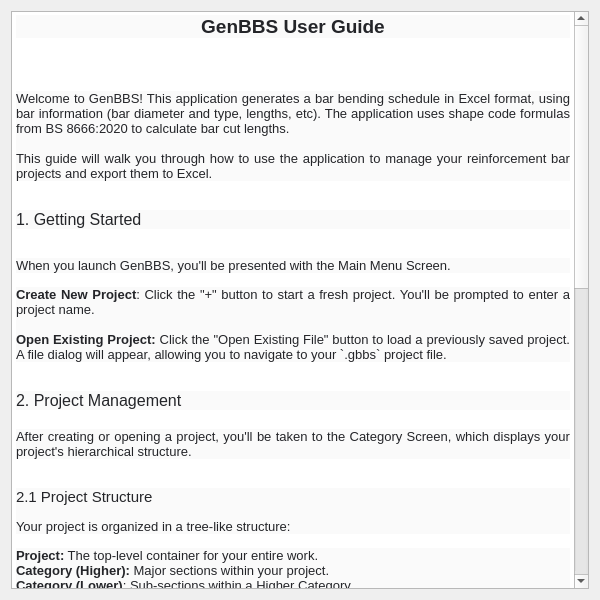
<?xml version="1.0" encoding="UTF-8"?>
<ui version="4.0">
 <class>helpDialog</class>
 <widget class="QWidget" name="helpDialog">
  <property name="geometry">
   <rect>
    <x>0</x>
    <y>0</y>
    <width>600</width>
    <height>600</height>
   </rect>
  </property>
  <property name="sizePolicy">
   <sizepolicy hsizetype="Minimum" vsizetype="Minimum">
    <horstretch>0</horstretch>
    <verstretch>0</verstretch>
   </sizepolicy>
  </property>
  <property name="minimumSize">
   <size>
    <width>600</width>
    <height>600</height>
   </size>
  </property>
  <property name="font">
   <font>
    <family>Segoe UI</family>
   </font>
  </property>
  <property name="windowTitle">
   <string>Settings</string>
  </property>
  <property name="windowIcon">
   <iconset theme="QIcon::ThemeIcon::DocumentProperties"/>
  </property>
  <layout class="QHBoxLayout" name="horizontalLayout">
   <item>
    <widget class="QTextBrowser" name="textBrowser">
     <property name="html">
      <string>&lt;!DOCTYPE HTML PUBLIC &quot;-//W3C//DTD HTML 4.0//EN&quot; &quot;http://www.w3.org/TR/REC-html40/strict.dtd&quot;&gt;
&lt;html&gt;&lt;head&gt;&lt;meta name=&quot;qrichtext&quot; content=&quot;1&quot; /&gt;&lt;meta charset=&quot;utf-8&quot; /&gt;&lt;style type=&quot;text/css&quot;&gt;
p, li { white-space: pre-wrap; }
hr { height: 1px; border-width: 0; }
li.unchecked::marker { content: &quot;\2610&quot;; }
li.checked::marker { content: &quot;\2612&quot;; }
&lt;/style&gt;&lt;/head&gt;&lt;body style=&quot; font-family:'Segoe UI'; font-size:9pt; font-weight:400; font-style:normal;&quot;&gt;
&lt;p align=&quot;center&quot; style=&quot; margin-top:0px; margin-bottom:0px; margin-left:0px; margin-right:0px; -qt-block-indent:0; text-indent:0px; line-height:22px; background-color:#fafafa;&quot;&gt;&lt;span style=&quot; font-family:'JetBrains Mono','Consolas','Courier New','monospace'; font-size:14pt; font-weight:700; color:#242529;&quot;&gt;GenBBS User Guide&lt;/span&gt;&lt;/p&gt;
&lt;p align=&quot;center&quot; style=&quot;-qt-paragraph-type:empty; margin-top:0px; margin-bottom:0px; margin-left:0px; margin-right:0px; -qt-block-indent:0; text-indent:0px; font-size:14pt; font-weight:700;&quot;&gt;&lt;br /&gt;&lt;/p&gt;
&lt;p align=&quot;center&quot; style=&quot; margin-top:0px; margin-bottom:0px; margin-left:0px; margin-right:0px; -qt-block-indent:0; text-indent:0px;&quot;&gt;&lt;img src=&quot;:/images/GenBBS Logo.png&quot; /&gt;&lt;span style=&quot; font-family:'JetBrains Mono','Consolas','Courier New','monospace'; font-size:13px; color:#242529;&quot;&gt;&lt;br /&gt;&lt;/span&gt;&lt;/p&gt;
&lt;p align=&quot;justify&quot; style=&quot; margin-top:0px; margin-bottom:0px; margin-left:0px; margin-right:0px; -qt-block-indent:0; text-indent:0px; background-color:#fafafa;&quot;&gt;&lt;span style=&quot; font-family:'JetBrains Mono','Consolas','Courier New','monospace'; font-size:13px; color:#242529;&quot;&gt;Welcome to GenBBS! This application generates a bar bending schedule in Excel format, using bar information (bar diameter and type, lengths, etc). The application uses shape code formulas from BS 8666:2020 to calculate bar cut lengths.&lt;/span&gt;&lt;/p&gt;
&lt;p align=&quot;justify&quot; style=&quot;-qt-paragraph-type:empty; margin-top:0px; margin-bottom:0px; margin-left:0px; margin-right:0px; -qt-block-indent:0; text-indent:0px; font-family:'JetBrains Mono','Consolas','Courier New','monospace'; font-size:13px; color:#242529; background-color:#fafafa;&quot;&gt;&lt;br /&gt;&lt;/p&gt;
&lt;p align=&quot;justify&quot; style=&quot; margin-top:0px; margin-bottom:0px; margin-left:0px; margin-right:0px; -qt-block-indent:0; text-indent:0px; background-color:#fafafa;&quot;&gt;&lt;span style=&quot; font-family:'JetBrains Mono','Consolas','Courier New','monospace'; font-size:13px; color:#242529;&quot;&gt;This guide will walk you through how to use the application to manage your reinforcement bar projects and export them to Excel.&lt;/span&gt;&lt;/p&gt;
&lt;p align=&quot;justify&quot; style=&quot; margin-top:0px; margin-bottom:0px; margin-left:0px; margin-right:0px; -qt-block-indent:0; text-indent:0px;&quot;&gt;&lt;span style=&quot; font-family:'JetBrains Mono','Consolas','Courier New','monospace'; font-size:13px; color:#242529;&quot;&gt;&lt;br /&gt;&lt;/span&gt;&lt;/p&gt;
&lt;p align=&quot;justify&quot; style=&quot; margin-top:0px; margin-bottom:0px; margin-left:0px; margin-right:0px; -qt-block-indent:0; text-indent:0px; background-color:#fafafa;&quot;&gt;&lt;span style=&quot; font-family:'JetBrains Mono','Consolas','Courier New','monospace'; font-size:12pt; color:#242529;&quot;&gt;1. Getting Started&lt;/span&gt;&lt;/p&gt;
&lt;p align=&quot;justify&quot; style=&quot; margin-top:0px; margin-bottom:0px; margin-left:0px; margin-right:0px; -qt-block-indent:0; text-indent:0px;&quot;&gt;&lt;span style=&quot; font-family:'JetBrains Mono','Consolas','Courier New','monospace'; font-size:13px; color:#242529;&quot;&gt;&lt;br /&gt;&lt;/span&gt;&lt;/p&gt;
&lt;p align=&quot;justify&quot; style=&quot; margin-top:0px; margin-bottom:0px; margin-left:0px; margin-right:0px; -qt-block-indent:0; text-indent:0px; background-color:#fafafa;&quot;&gt;&lt;span style=&quot; font-family:'JetBrains Mono','Consolas','Courier New','monospace'; font-size:13px; color:#242529;&quot;&gt;When you launch GenBBS, you'll be presented with the Main Menu Screen.&lt;/span&gt;&lt;/p&gt;
&lt;p align=&quot;justify&quot; style=&quot;-qt-paragraph-type:empty; margin-top:0px; margin-bottom:0px; margin-left:0px; margin-right:0px; -qt-block-indent:0; text-indent:0px;&quot;&gt;&lt;br /&gt;&lt;/p&gt;
&lt;p align=&quot;justify&quot; style=&quot; margin-top:0px; margin-bottom:0px; margin-left:0px; margin-right:0px; -qt-block-indent:0; text-indent:0px; background-color:#fafafa;&quot;&gt;&lt;span style=&quot; font-family:'JetBrains Mono','Consolas','Courier New','monospace'; font-size:13px; font-weight:700; color:#242529;&quot;&gt;Create New Project&lt;/span&gt;&lt;span style=&quot; font-family:'JetBrains Mono','Consolas','Courier New','monospace'; font-size:13px; color:#242529;&quot;&gt;: Click the &amp;quot;+&amp;quot; button to start a fresh project. You'll be prompted to enter a project name.&lt;/span&gt;&lt;/p&gt;
&lt;p align=&quot;justify&quot; style=&quot;-qt-paragraph-type:empty; margin-top:0px; margin-bottom:0px; margin-left:0px; margin-right:0px; -qt-block-indent:0; text-indent:0px; font-family:'JetBrains Mono','Consolas','Courier New','monospace'; font-size:13px; color:#242529; background-color:#fafafa;&quot;&gt;&lt;br /&gt;&lt;/p&gt;
&lt;p align=&quot;justify&quot; style=&quot; margin-top:0px; margin-bottom:0px; margin-left:0px; margin-right:0px; -qt-block-indent:0; text-indent:0px; background-color:#fafafa;&quot;&gt;&lt;span style=&quot; font-family:'JetBrains Mono','Consolas','Courier New','monospace'; font-size:13px; font-weight:700; color:#242529;&quot;&gt;Open Existing Project:&lt;/span&gt;&lt;span style=&quot; font-family:'JetBrains Mono','Consolas','Courier New','monospace'; font-size:13px; color:#242529;&quot;&gt; Click the &amp;quot;Open Existing File&amp;quot; button to load a previously saved project. A file dialog will appear, allowing you to navigate to your `.gbbs` project file.&lt;/span&gt;&lt;/p&gt;
&lt;p align=&quot;justify&quot; style=&quot; margin-top:0px; margin-bottom:0px; margin-left:0px; margin-right:0px; -qt-block-indent:0; text-indent:0px;&quot;&gt;&lt;span style=&quot; font-family:'JetBrains Mono','Consolas','Courier New','monospace'; font-size:13px; color:#242529;&quot;&gt;&lt;br /&gt;&lt;/span&gt;&lt;/p&gt;
&lt;p align=&quot;justify&quot; style=&quot; margin-top:0px; margin-bottom:0px; margin-left:0px; margin-right:0px; -qt-block-indent:0; text-indent:0px; background-color:#fafafa;&quot;&gt;&lt;span style=&quot; font-family:'JetBrains Mono','Consolas','Courier New','monospace'; font-size:12pt; color:#242529;&quot;&gt;2. Project Management&lt;/span&gt;&lt;/p&gt;
&lt;p align=&quot;justify&quot; style=&quot;-qt-paragraph-type:empty; margin-top:0px; margin-bottom:0px; margin-left:0px; margin-right:0px; -qt-block-indent:0; text-indent:0px; font-size:12pt;&quot;&gt;&lt;br /&gt;&lt;/p&gt;
&lt;p align=&quot;justify&quot; style=&quot; margin-top:0px; margin-bottom:0px; margin-left:0px; margin-right:0px; -qt-block-indent:0; text-indent:0px; background-color:#fafafa;&quot;&gt;&lt;span style=&quot; font-family:'JetBrains Mono','Consolas','Courier New','monospace'; font-size:13px; color:#242529;&quot;&gt;After creating or opening a project, you'll be taken to the Category Screen, which displays your project's hierarchical structure.&lt;/span&gt;&lt;/p&gt;
&lt;p align=&quot;justify&quot; style=&quot; margin-top:0px; margin-bottom:0px; margin-left:0px; margin-right:0px; -qt-block-indent:0; text-indent:0px;&quot;&gt;&lt;span style=&quot; font-family:'JetBrains Mono','Consolas','Courier New','monospace'; font-size:13px; color:#242529;&quot;&gt;&lt;br /&gt;&lt;/span&gt;&lt;/p&gt;
&lt;p align=&quot;justify&quot; style=&quot; margin-top:0px; margin-bottom:0px; margin-left:0px; margin-right:0px; -qt-block-indent:0; text-indent:0px; background-color:#fafafa;&quot;&gt;&lt;span style=&quot; font-family:'JetBrains Mono','Consolas','Courier New','monospace'; font-size:11pt; color:#242529;&quot;&gt;2.1 Project Structure&lt;br /&gt;&lt;/span&gt;&lt;/p&gt;
&lt;p align=&quot;justify&quot; style=&quot; margin-top:0px; margin-bottom:0px; margin-left:0px; margin-right:0px; -qt-block-indent:0; text-indent:0px; background-color:#fafafa;&quot;&gt;&lt;span style=&quot; font-family:'JetBrains Mono','Consolas','Courier New','monospace'; font-size:13px; color:#242529;&quot;&gt;Your project is organized in a tree-like structure:&lt;/span&gt;&lt;/p&gt;
&lt;p align=&quot;justify&quot; style=&quot;-qt-paragraph-type:empty; margin-top:0px; margin-bottom:0px; margin-left:0px; margin-right:0px; -qt-block-indent:0; text-indent:0px;&quot;&gt;&lt;br /&gt;&lt;/p&gt;
&lt;p align=&quot;justify&quot; style=&quot; margin-top:0px; margin-bottom:0px; margin-left:0px; margin-right:0px; -qt-block-indent:0; text-indent:0px; background-color:#fafafa;&quot;&gt;&lt;span style=&quot; font-family:'JetBrains Mono','Consolas','Courier New','monospace'; font-size:13px; font-weight:700; color:#242529;&quot;&gt;Project:&lt;/span&gt;&lt;span style=&quot; font-family:'JetBrains Mono','Consolas','Courier New','monospace'; font-size:13px; color:#242529;&quot;&gt; The top-level container for your entire work.&lt;/span&gt;&lt;/p&gt;
&lt;p align=&quot;justify&quot; style=&quot; margin-top:0px; margin-bottom:0px; margin-left:0px; margin-right:0px; -qt-block-indent:0; text-indent:0px; background-color:#fafafa;&quot;&gt;&lt;span style=&quot; font-family:'JetBrains Mono','Consolas','Courier New','monospace'; font-size:13px; font-weight:700; color:#242529;&quot;&gt;Category (Higher):&lt;/span&gt;&lt;span style=&quot; font-family:'JetBrains Mono','Consolas','Courier New','monospace'; font-size:13px; color:#242529;&quot;&gt; Major sections within your project.&lt;/span&gt;&lt;/p&gt;
&lt;p align=&quot;justify&quot; style=&quot; margin-top:0px; margin-bottom:0px; margin-left:0px; margin-right:0px; -qt-block-indent:0; text-indent:0px; background-color:#fafafa;&quot;&gt;&lt;span style=&quot; font-family:'JetBrains Mono','Consolas','Courier New','monospace'; font-size:13px; font-weight:700; color:#242529;&quot;&gt;Category (Lower)&lt;/span&gt;&lt;span style=&quot; font-family:'JetBrains Mono','Consolas','Courier New','monospace'; font-size:13px; color:#242529;&quot;&gt;: Sub-sections within a Higher Category.&lt;/span&gt;&lt;/p&gt;
&lt;p align=&quot;justify&quot; style=&quot; margin-top:0px; margin-bottom:0px; margin-left:0px; margin-right:0px; -qt-block-indent:0; text-indent:0px; background-color:#fafafa;&quot;&gt;&lt;span style=&quot; font-family:'JetBrains Mono','Consolas','Courier New','monospace'; font-size:13px; font-weight:700; color:#242529;&quot;&gt;Element:&lt;/span&gt;&lt;span style=&quot; font-family:'JetBrains Mono','Consolas','Courier New','monospace'; font-size:13px; color:#242529;&quot;&gt; Specific components or parts that contain reinforcement bars.&lt;/span&gt;&lt;/p&gt;
&lt;p align=&quot;justify&quot; style=&quot;-qt-paragraph-type:empty; margin-top:0px; margin-bottom:0px; margin-left:0px; margin-right:0px; -qt-block-indent:0; text-indent:0px;&quot;&gt;&lt;br /&gt;&lt;/p&gt;
&lt;p align=&quot;justify&quot; style=&quot; margin-top:0px; margin-bottom:0px; margin-left:0px; margin-right:0px; -qt-block-indent:0; text-indent:0px; background-color:#fafafa;&quot;&gt;&lt;span style=&quot; font-family:'JetBrains Mono','Consolas','Courier New','monospace'; font-size:11pt; color:#242529;&quot;&gt;2.2 Navigating the Project Tree&lt;/span&gt;&lt;span style=&quot; font-family:'JetBrains Mono','Consolas','Courier New','monospace'; font-size:13px; color:#242529;&quot;&gt;&lt;br /&gt;&lt;/span&gt;&lt;/p&gt;
&lt;p align=&quot;justify&quot; style=&quot; margin-top:0px; margin-bottom:0px; margin-left:0px; margin-right:0px; -qt-block-indent:0; text-indent:0px; background-color:#fafafa;&quot;&gt;&lt;span style=&quot; font-family:'JetBrains Mono','Consolas','Courier New','monospace'; font-size:13px; color:#242529;&quot;&gt;The left panel displays your project's hierarchy. Click on any item (Project, Category, Element) to select it. Double-clicking an Element will take you to the Reinforcement Screen for that specific element.&lt;/span&gt;&lt;/p&gt;
&lt;p align=&quot;justify&quot; style=&quot; margin-top:0px; margin-bottom:0px; margin-left:0px; margin-right:0px; -qt-block-indent:0; text-indent:0px;&quot;&gt;&lt;span style=&quot; font-family:'JetBrains Mono','Consolas','Courier New','monospace'; font-size:13px; color:#242529;&quot;&gt;&lt;br /&gt;&lt;/span&gt;&lt;/p&gt;
&lt;p align=&quot;justify&quot; style=&quot; margin-top:0px; margin-bottom:0px; margin-left:0px; margin-right:0px; -qt-block-indent:0; text-indent:0px; background-color:#fafafa;&quot;&gt;&lt;span style=&quot; font-family:'JetBrains Mono','Consolas','Courier New','monospace'; font-size:11pt; color:#242529;&quot;&gt;2.3 Adding Items&lt;/span&gt;&lt;/p&gt;
&lt;p align=&quot;justify&quot; style=&quot;-qt-paragraph-type:empty; margin-top:0px; margin-bottom:0px; margin-left:0px; margin-right:0px; -qt-block-indent:0; text-indent:0px;&quot;&gt;&lt;br /&gt;&lt;/p&gt;
&lt;p align=&quot;justify&quot; style=&quot; margin-top:0px; margin-bottom:0px; margin-left:0px; margin-right:0px; -qt-block-indent:0; text-indent:0px; background-color:#fafafa;&quot;&gt;&lt;span style=&quot; font-family:'JetBrains Mono','Consolas','Courier New','monospace'; font-size:13px; font-weight:700; color:#242529;&quot;&gt;1. Select a Parent:&lt;/span&gt;&lt;span style=&quot; font-family:'JetBrains Mono','Consolas','Courier New','monospace'; font-size:13px; color:#242529;&quot;&gt; Click on the item in the tree where you want to add a new sub-item.&lt;/span&gt;&lt;/p&gt;
&lt;p align=&quot;justify&quot; style=&quot;-qt-paragraph-type:empty; margin-top:0px; margin-bottom:0px; margin-left:0px; margin-right:0px; -qt-block-indent:0; text-indent:0px; font-family:'JetBrains Mono','Consolas','Courier New','monospace'; font-size:13px; color:#242529; background-color:#fafafa;&quot;&gt;&lt;br /&gt;&lt;/p&gt;
&lt;p align=&quot;justify&quot; style=&quot; margin-top:0px; margin-bottom:0px; margin-left:0px; margin-right:0px; -qt-block-indent:0; text-indent:0px; background-color:#fafafa;&quot;&gt;&lt;span style=&quot; font-family:'JetBrains Mono','Consolas','Courier New','monospace'; font-size:13px; color:#242529;&quot;&gt;    *   To add a Category, select the Project or another Category (Higher).&lt;/span&gt;&lt;/p&gt;
&lt;p align=&quot;justify&quot; style=&quot; margin-top:0px; margin-bottom:0px; margin-left:0px; margin-right:0px; -qt-block-indent:0; text-indent:0px; background-color:#fafafa;&quot;&gt;&lt;span style=&quot; font-family:'JetBrains Mono','Consolas','Courier New','monospace'; font-size:13px; color:#242529;&quot;&gt;    *   To add an Element, select a Category that does not contain any sub-categories.&lt;/span&gt;&lt;/p&gt;
&lt;p align=&quot;justify&quot; style=&quot;-qt-paragraph-type:empty; margin-top:0px; margin-bottom:0px; margin-left:0px; margin-right:0px; -qt-block-indent:0; text-indent:0px; font-family:'JetBrains Mono','Consolas','Courier New','monospace'; font-size:13px; color:#242529; background-color:#fafafa;&quot;&gt;&lt;br /&gt;&lt;/p&gt;
&lt;p align=&quot;justify&quot; style=&quot; margin-top:0px; margin-bottom:0px; margin-left:0px; margin-right:0px; -qt-block-indent:0; text-indent:0px; background-color:#fafafa;&quot;&gt;&lt;span style=&quot; font-family:'JetBrains Mono','Consolas','Courier New','monospace'; font-size:13px; font-weight:700; color:#242529;&quot;&gt;2. Enter Name/Quantity:&lt;/span&gt;&lt;/p&gt;
&lt;p align=&quot;justify&quot; style=&quot;-qt-paragraph-type:empty; margin-top:0px; margin-bottom:0px; margin-left:0px; margin-right:0px; -qt-block-indent:0; text-indent:0px; font-family:'JetBrains Mono','Consolas','Courier New','monospace'; font-size:13px; font-weight:700; color:#242529; background-color:#fafafa;&quot;&gt;&lt;br /&gt;&lt;/p&gt;
&lt;p align=&quot;justify&quot; style=&quot; margin-top:0px; margin-bottom:0px; margin-left:0px; margin-right:0px; -qt-block-indent:0; text-indent:0px; background-color:#fafafa;&quot;&gt;&lt;span style=&quot; font-family:'JetBrains Mono','Consolas','Courier New','monospace'; font-size:13px; color:#242529;&quot;&gt;    *   For Categories: Type the name of the new category into the &amp;quot;Add Sub-Category&amp;quot; input field.&lt;/span&gt;&lt;/p&gt;
&lt;p align=&quot;justify&quot; style=&quot; margin-top:0px; margin-bottom:0px; margin-left:0px; margin-right:0px; -qt-block-indent:0; text-indent:0px; background-color:#fafafa;&quot;&gt;&lt;span style=&quot; font-family:'JetBrains Mono','Consolas','Courier New','monospace'; font-size:13px; color:#242529;&quot;&gt;    *   For Elements: Type the name of the new element into the &amp;quot;Add Element&amp;quot; input field and its quantity into the &amp;quot;Element Quantity&amp;quot; field.&lt;/span&gt;&lt;/p&gt;
&lt;p align=&quot;justify&quot; style=&quot;-qt-paragraph-type:empty; margin-top:0px; margin-bottom:0px; margin-left:0px; margin-right:0px; -qt-block-indent:0; text-indent:0px; font-family:'JetBrains Mono','Consolas','Courier New','monospace'; font-size:13px; color:#242529; background-color:#fafafa;&quot;&gt;&lt;br /&gt;&lt;/p&gt;
&lt;p align=&quot;justify&quot; style=&quot; margin-top:0px; margin-bottom:0px; margin-left:0px; margin-right:0px; -qt-block-indent:0; text-indent:0px; background-color:#fafafa;&quot;&gt;&lt;span style=&quot; font-family:'JetBrains Mono','Consolas','Courier New','monospace'; font-size:13px; font-weight:700; color:#242529;&quot;&gt;3. Click Create:&lt;/span&gt;&lt;span style=&quot; font-family:'JetBrains Mono','Consolas','Courier New','monospace'; font-size:13px; color:#242529;&quot;&gt; Click the corresponding &amp;quot;Create&amp;quot; button (e.g., &amp;quot;Create Sub-Category&amp;quot; or &amp;quot;Create Element&amp;quot;).&lt;/span&gt;&lt;/p&gt;
&lt;p align=&quot;justify&quot; style=&quot;-qt-paragraph-type:empty; margin-top:0px; margin-bottom:0px; margin-left:0px; margin-right:0px; -qt-block-indent:0; text-indent:0px;&quot;&gt;&lt;br /&gt;&lt;/p&gt;
&lt;p align=&quot;justify&quot; style=&quot; margin-top:0px; margin-bottom:0px; margin-left:0px; margin-right:0px; -qt-block-indent:0; text-indent:0px;&quot;&gt;&lt;span style=&quot; font-family:'JetBrains Mono','Consolas','Courier New','monospace'; font-size:13px; color:#242529;&quot;&gt;&lt;br /&gt;&lt;/span&gt;&lt;span style=&quot; font-family:'JetBrains Mono','Consolas','Courier New','monospace'; font-size:11pt; color:#242529;&quot;&gt;2.4 Deleting Items&lt;/span&gt;&lt;span style=&quot; font-family:'JetBrains Mono','Consolas','Courier New','monospace'; font-size:13px; color:#242529;&quot;&gt;&lt;br /&gt;&lt;/span&gt;&lt;/p&gt;
&lt;p align=&quot;justify&quot; style=&quot; margin-top:0px; margin-bottom:0px; margin-left:0px; margin-right:0px; -qt-block-indent:0; text-indent:0px; background-color:#fafafa;&quot;&gt;&lt;span style=&quot; font-family:'JetBrains Mono','Consolas','Courier New','monospace'; font-size:13px; font-weight:700; color:#242529;&quot;&gt;1.  Select Item:&lt;/span&gt;&lt;span style=&quot; font-family:'JetBrains Mono','Consolas','Courier New','monospace'; font-size:13px; color:#242529;&quot;&gt; Click on the item you wish to delete in the project tree.&lt;/span&gt;&lt;/p&gt;
&lt;p align=&quot;justify&quot; style=&quot;-qt-paragraph-type:empty; margin-top:0px; margin-bottom:0px; margin-left:0px; margin-right:0px; -qt-block-indent:0; text-indent:0px; font-family:'JetBrains Mono','Consolas','Courier New','monospace'; font-size:13px; color:#242529; background-color:#fafafa;&quot;&gt;&lt;br /&gt;&lt;/p&gt;
&lt;p align=&quot;justify&quot; style=&quot; margin-top:0px; margin-bottom:0px; margin-left:0px; margin-right:0px; -qt-block-indent:0; text-indent:0px; background-color:#fafafa;&quot;&gt;&lt;span style=&quot; font-family:'JetBrains Mono','Consolas','Courier New','monospace'; font-size:13px; font-weight:700; color:#242529;&quot;&gt;2. Click Delete:&lt;/span&gt;&lt;span style=&quot; font-family:'JetBrains Mono','Consolas','Courier New','monospace'; font-size:13px; color:#242529;&quot;&gt; Click the button with a Waste Basket Icon. A confirmation dialog will appear.&lt;/span&gt;&lt;/p&gt;
&lt;p align=&quot;justify&quot; style=&quot;-qt-paragraph-type:empty; margin-top:0px; margin-bottom:0px; margin-left:0px; margin-right:0px; -qt-block-indent:0; text-indent:0px; font-family:'JetBrains Mono','Consolas','Courier New','monospace'; font-size:13px; color:#242529; background-color:#fafafa;&quot;&gt;&lt;br /&gt;&lt;/p&gt;
&lt;p align=&quot;justify&quot; style=&quot; margin-top:0px; margin-bottom:0px; margin-left:0px; margin-right:0px; -qt-block-indent:0; text-indent:0px; background-color:#fafafa;&quot;&gt;&lt;span style=&quot; font-family:'JetBrains Mono','Consolas','Courier New','monospace'; font-size:13px; font-weight:700; color:#242529;&quot;&gt;3.  Confirm:&lt;/span&gt;&lt;span style=&quot; font-family:'JetBrains Mono','Consolas','Courier New','monospace'; font-size:13px; color:#242529;&quot;&gt; Click &amp;quot;Yes&amp;quot; to permanently delete the item and all its contents. (Note: You cannot delete the root Project item).&lt;/span&gt;&lt;/p&gt;
&lt;p align=&quot;justify&quot; style=&quot; margin-top:0px; margin-bottom:0px; margin-left:0px; margin-right:0px; -qt-block-indent:0; text-indent:0px;&quot;&gt;&lt;span style=&quot; font-family:'JetBrains Mono','Consolas','Courier New','monospace'; font-size:13px; color:#242529;&quot;&gt;&lt;br /&gt;&lt;/span&gt;&lt;/p&gt;
&lt;p align=&quot;justify&quot; style=&quot; margin-top:0px; margin-bottom:0px; margin-left:0px; margin-right:0px; -qt-block-indent:0; text-indent:0px; background-color:#fafafa;&quot;&gt;&lt;span style=&quot; font-family:'JetBrains Mono','Consolas','Courier New','monospace'; font-size:11pt; color:#242529;&quot;&gt;2.5 Saving Your Project&lt;/span&gt;&lt;/p&gt;
&lt;p align=&quot;justify&quot; style=&quot;-qt-paragraph-type:empty; margin-top:0px; margin-bottom:0px; margin-left:0px; margin-right:0px; -qt-block-indent:0; text-indent:0px;&quot;&gt;&lt;br /&gt;&lt;/p&gt;
&lt;p align=&quot;justify&quot; style=&quot; margin-top:0px; margin-bottom:0px; margin-left:0px; margin-right:0px; -qt-block-indent:0; text-indent:0px; background-color:#fafafa;&quot;&gt;&lt;span style=&quot; font-family:'JetBrains Mono','Consolas','Courier New','monospace'; font-size:13px; font-weight:700; color:#242529;&quot;&gt;Save Button:&lt;/span&gt;&lt;span style=&quot; font-family:'JetBrains Mono','Consolas','Courier New','monospace'; font-size:13px; color:#242529;&quot;&gt; Click the &amp;quot;Save&amp;quot; button on the Category Screen to save your current project progress. If it's a new project, you'll be prompted to choose a file name and location.&lt;/span&gt;&lt;/p&gt;
&lt;p align=&quot;justify&quot; style=&quot;-qt-paragraph-type:empty; margin-top:0px; margin-bottom:0px; margin-left:0px; margin-right:0px; -qt-block-indent:0; text-indent:0px; font-family:'JetBrains Mono','Consolas','Courier New','monospace'; font-size:13px; color:#242529; background-color:#fafafa;&quot;&gt;&lt;br /&gt;&lt;/p&gt;
&lt;p align=&quot;justify&quot; style=&quot; margin-top:0px; margin-bottom:0px; margin-left:0px; margin-right:0px; -qt-block-indent:0; text-indent:0px; background-color:#fafafa;&quot;&gt;&lt;span style=&quot; font-family:'JetBrains Mono','Consolas','Courier New','monospace'; font-size:13px; font-weight:700; color:#242529;&quot;&gt;Automatic Prompt:&lt;/span&gt;&lt;span style=&quot; font-family:'JetBrains Mono','Consolas','Courier New','monospace'; font-size:13px; color:#242529;&quot;&gt; If you try to go back to the Main Menu or close the application with unsaved changes, you will be prompted to save your project.&lt;/span&gt;&lt;/p&gt;
&lt;p align=&quot;justify&quot; style=&quot; margin-top:0px; margin-bottom:0px; margin-left:0px; margin-right:0px; -qt-block-indent:0; text-indent:0px;&quot;&gt;&lt;span style=&quot; font-family:'JetBrains Mono','Consolas','Courier New','monospace'; font-size:13px; color:#242529;&quot;&gt;&lt;br /&gt;&lt;/span&gt;&lt;/p&gt;
&lt;p align=&quot;justify&quot; style=&quot; margin-top:0px; margin-bottom:0px; margin-left:0px; margin-right:0px; -qt-block-indent:0; text-indent:0px; background-color:#fafafa;&quot;&gt;&lt;span style=&quot; font-family:'JetBrains Mono','Consolas','Courier New','monospace'; font-size:12pt; color:#242529;&quot;&gt;3. Reinforcement Bar Details&lt;br /&gt;&lt;/span&gt;&lt;/p&gt;
&lt;p align=&quot;justify&quot; style=&quot; margin-top:0px; margin-bottom:0px; margin-left:0px; margin-right:0px; -qt-block-indent:0; text-indent:0px; background-color:#fafafa;&quot;&gt;&lt;span style=&quot; font-family:'JetBrains Mono','Consolas','Courier New','monospace'; font-size:13px; color:#242529;&quot;&gt;When you double-click an Element in the Category Screen, you'll enter the Reinforcement Screen for that element.&lt;/span&gt;&lt;/p&gt;
&lt;p align=&quot;justify&quot; style=&quot;-qt-paragraph-type:empty; margin-top:0px; margin-bottom:0px; margin-left:0px; margin-right:0px; -qt-block-indent:0; text-indent:0px;&quot;&gt;&lt;br /&gt;&lt;/p&gt;
&lt;p align=&quot;justify&quot; style=&quot; margin-top:0px; margin-bottom:0px; margin-left:0px; margin-right:0px; -qt-block-indent:0; text-indent:0px; background-color:#fafafa;&quot;&gt;&lt;span style=&quot; font-family:'JetBrains Mono','Consolas','Courier New','monospace'; font-size:11pt; color:#242529;&quot;&gt;3.1 Adding and Editing Bars&lt;/span&gt;&lt;span style=&quot; font-family:'JetBrains Mono','Consolas','Courier New','monospace'; font-size:13px; color:#242529;&quot;&gt;&lt;br /&gt;&lt;/span&gt;&lt;/p&gt;
&lt;p align=&quot;justify&quot; style=&quot; margin-top:0px; margin-bottom:0px; margin-left:0px; margin-right:0px; -qt-block-indent:0; text-indent:0px; background-color:#fafafa;&quot;&gt;&lt;span style=&quot; font-family:'JetBrains Mono','Consolas','Courier New','monospace'; font-size:13px; font-weight:700; color:#242529;&quot;&gt;Add New Bar:&lt;/span&gt;&lt;span style=&quot; font-family:'JetBrains Mono','Consolas','Courier New','monospace'; font-size:13px; color:#242529;&quot;&gt; Click the &amp;quot;Done&amp;quot; button to add a new reinforcement bar to the current element. A new row will appear in the table.&lt;/span&gt;&lt;/p&gt;
&lt;p align=&quot;justify&quot; style=&quot;-qt-paragraph-type:empty; margin-top:0px; margin-bottom:0px; margin-left:0px; margin-right:0px; -qt-block-indent:0; text-indent:0px; font-family:'JetBrains Mono','Consolas','Courier New','monospace'; font-size:13px; color:#242529; background-color:#fafafa;&quot;&gt;&lt;br /&gt;&lt;/p&gt;
&lt;p align=&quot;justify&quot; style=&quot; margin-top:0px; margin-bottom:0px; margin-left:0px; margin-right:0px; -qt-block-indent:0; text-indent:0px; background-color:#fafafa;&quot;&gt;&lt;span style=&quot; font-family:'JetBrains Mono','Consolas','Courier New','monospace'; font-size:13px; font-weight:700; color:#242529;&quot;&gt;Edit Bar Properties:&lt;/span&gt;&lt;span style=&quot; font-family:'JetBrains Mono','Consolas','Courier New','monospace'; font-size:13px; color:#242529;&quot;&gt; Click on any cell in the table to edit its value. This includes:&lt;/span&gt;&lt;/p&gt;
&lt;p align=&quot;justify&quot; style=&quot; margin-top:0px; margin-bottom:0px; margin-left:0px; margin-right:0px; -qt-block-indent:0; text-indent:0px; background-color:#fafafa;&quot;&gt;&lt;span style=&quot; font-family:'JetBrains Mono','Consolas','Courier New','monospace'; font-size:13px; color:#242529;&quot;&gt;    * Shape Code: Enter the BS8666 shape code (e.g., &amp;quot;00&amp;quot;, &amp;quot;11&amp;quot;, &amp;quot;21&amp;quot;).&lt;/span&gt;&lt;/p&gt;
&lt;p align=&quot;justify&quot; style=&quot; margin-top:0px; margin-bottom:0px; margin-left:0px; margin-right:0px; -qt-block-indent:0; text-indent:0px; background-color:#fafafa;&quot;&gt;&lt;span style=&quot; font-family:'JetBrains Mono','Consolas','Courier New','monospace'; font-size:13px; color:#242529;&quot;&gt;    * Dimensions: Input the required dimensions (e.g., A, B, C, R) based on the selected shape code. The application will automatically generate a visual representation of the bar.&lt;/span&gt;&lt;/p&gt;
&lt;p align=&quot;justify&quot; style=&quot; margin-top:0px; margin-bottom:0px; margin-left:0px; margin-right:0px; -qt-block-indent:0; text-indent:0px; background-color:#fafafa;&quot;&gt;&lt;span style=&quot; font-family:'JetBrains Mono','Consolas','Courier New','monospace'; font-size:13px; color:#242529;&quot;&gt;    * Other properties like diameter, number of bars, cut length, etc.&lt;/span&gt;&lt;/p&gt;
&lt;p align=&quot;justify&quot; style=&quot;-qt-paragraph-type:empty; margin-top:0px; margin-bottom:0px; margin-left:0px; margin-right:0px; -qt-block-indent:0; text-indent:0px; font-family:'JetBrains Mono','Consolas','Courier New','monospace'; font-size:13px; color:#242529; background-color:#fafafa;&quot;&gt;&lt;br /&gt;&lt;/p&gt;
&lt;p align=&quot;justify&quot; style=&quot; margin-top:0px; margin-bottom:0px; margin-left:0px; margin-right:0px; -qt-block-indent:0; text-indent:0px; background-color:#fafafa;&quot;&gt;&lt;span style=&quot; font-family:'JetBrains Mono','Consolas','Courier New','monospace'; font-size:13px; font-weight:700; color:#242529;&quot;&gt;Bar Image Preview: &lt;/span&gt;&lt;span style=&quot; font-family:'JetBrains Mono','Consolas','Courier New','monospace'; font-size:13px; color:#242529;&quot;&gt;As you enter the shape code and dimensions, a visual representation of the bar will be displayed, helping you verify the shape.&lt;/span&gt;&lt;/p&gt;
&lt;p align=&quot;justify&quot; style=&quot; margin-top:0px; margin-bottom:0px; margin-left:0px; margin-right:0px; -qt-block-indent:0; text-indent:0px;&quot;&gt;&lt;span style=&quot; font-family:'JetBrains Mono','Consolas','Courier New','monospace'; font-size:13px; color:#242529;&quot;&gt;&lt;br /&gt;&lt;/span&gt;&lt;/p&gt;
&lt;p align=&quot;justify&quot; style=&quot; margin-top:0px; margin-bottom:0px; margin-left:0px; margin-right:0px; -qt-block-indent:0; text-indent:0px; background-color:#fafafa;&quot;&gt;&lt;span style=&quot; font-family:'JetBrains Mono','Consolas','Courier New','monospace'; font-size:11pt; color:#242529;&quot;&gt;3.2 Deleting Bars&lt;/span&gt;&lt;span style=&quot; font-family:'JetBrains Mono','Consolas','Courier New','monospace'; font-size:13px; color:#242529;&quot;&gt;&lt;br /&gt;&lt;/span&gt;&lt;/p&gt;
&lt;p align=&quot;justify&quot; style=&quot; margin-top:0px; margin-bottom:0px; margin-left:0px; margin-right:0px; -qt-block-indent:0; text-indent:0px; background-color:#fafafa;&quot;&gt;&lt;span style=&quot; font-family:'JetBrains Mono','Consolas','Courier New','monospace'; font-size:13px; font-weight:700; color:#242529;&quot;&gt;Select Row:&lt;/span&gt;&lt;span style=&quot; font-family:'JetBrains Mono','Consolas','Courier New','monospace'; font-size:13px; color:#242529;&quot;&gt; Click on any cell in the row of the bar you wish to delete.&lt;/span&gt;&lt;/p&gt;
&lt;p align=&quot;justify&quot; style=&quot;-qt-paragraph-type:empty; margin-top:0px; margin-bottom:0px; margin-left:0px; margin-right:0px; -qt-block-indent:0; text-indent:0px; font-family:'JetBrains Mono','Consolas','Courier New','monospace'; font-size:13px; color:#242529; background-color:#fafafa;&quot;&gt;&lt;br /&gt;&lt;/p&gt;
&lt;p align=&quot;justify&quot; style=&quot; margin-top:0px; margin-bottom:0px; margin-left:0px; margin-right:0px; -qt-block-indent:0; text-indent:0px; background-color:#fafafa;&quot;&gt;&lt;span style=&quot; font-family:'JetBrains Mono','Consolas','Courier New','monospace'; font-size:13px; font-weight:700; color:#242529;&quot;&gt;Click Delete:&lt;/span&gt;&lt;span style=&quot; font-family:'JetBrains Mono','Consolas','Courier New','monospace'; font-size:13px; color:#242529;&quot;&gt; Click the Delete button on the bottom left. The selected bar will be removed from the element.&lt;/span&gt;&lt;/p&gt;
&lt;p align=&quot;justify&quot; style=&quot;-qt-paragraph-type:empty; margin-top:0px; margin-bottom:0px; margin-left:0px; margin-right:0px; -qt-block-indent:0; text-indent:0px;&quot;&gt;&lt;br /&gt;&lt;/p&gt;
&lt;p align=&quot;justify&quot; style=&quot;-qt-paragraph-type:empty; margin-top:0px; margin-bottom:0px; margin-left:0px; margin-right:0px; -qt-block-indent:0; text-indent:0px;&quot;&gt;&lt;br /&gt;&lt;/p&gt;
&lt;p align=&quot;justify&quot; style=&quot; margin-top:0px; margin-bottom:0px; margin-left:0px; margin-right:0px; -qt-block-indent:0; text-indent:0px; background-color:#fafafa;&quot;&gt;&lt;span style=&quot; font-family:'JetBrains Mono','Consolas','Courier New','monospace'; font-size:12pt; color:#242529;&quot;&gt;4. Exporting to Excel&lt;/span&gt;&lt;/p&gt;
&lt;p align=&quot;justify&quot; style=&quot;-qt-paragraph-type:empty; margin-top:0px; margin-bottom:0px; margin-left:0px; margin-right:0px; -qt-block-indent:0; text-indent:0px;&quot;&gt;&lt;br /&gt;&lt;/p&gt;
&lt;p align=&quot;justify&quot; style=&quot; margin-top:0px; margin-bottom:0px; margin-left:0px; margin-right:0px; -qt-block-indent:0; text-indent:0px; background-color:#fafafa;&quot;&gt;&lt;span style=&quot; font-family:'JetBrains Mono','Consolas','Courier New','monospace'; font-size:13px; color:#242529;&quot;&gt;From the Category Screen, you can export your entire project data, including all reinforcement bar details and their visual shapes, to an Excel spreadsheet.&lt;/span&gt;&lt;/p&gt;
&lt;p align=&quot;justify&quot; style=&quot; margin-top:0px; margin-bottom:0px; margin-left:0px; margin-right:0px; -qt-block-indent:0; text-indent:0px;&quot;&gt;&lt;span style=&quot; font-family:'JetBrains Mono','Consolas','Courier New','monospace'; font-size:13px; color:#242529;&quot;&gt;&lt;br /&gt;&lt;/span&gt;&lt;/p&gt;
&lt;p align=&quot;justify&quot; style=&quot; margin-top:0px; margin-bottom:0px; margin-left:0px; margin-right:0px; -qt-block-indent:0; text-indent:0px; background-color:#fafafa;&quot;&gt;&lt;span style=&quot; font-family:'JetBrains Mono','Consolas','Courier New','monospace'; font-size:13px; font-weight:700; color:#242529;&quot;&gt;1. Click Export: &lt;/span&gt;&lt;span style=&quot; font-family:'JetBrains Mono','Consolas','Courier New','monospace'; font-size:13px; color:#242529;&quot;&gt;Click the &amp;quot;Export&amp;quot; button.&lt;/span&gt;&lt;/p&gt;
&lt;p align=&quot;justify&quot; style=&quot;-qt-paragraph-type:empty; margin-top:0px; margin-bottom:0px; margin-left:0px; margin-right:0px; -qt-block-indent:0; text-indent:0px; font-family:'JetBrains Mono','Consolas','Courier New','monospace'; font-size:13px; color:#242529; background-color:#fafafa;&quot;&gt;&lt;br /&gt;&lt;/p&gt;
&lt;p align=&quot;justify&quot; style=&quot; margin-top:0px; margin-bottom:0px; margin-left:0px; margin-right:0px; -qt-block-indent:0; text-indent:0px; background-color:#fafafa;&quot;&gt;&lt;span style=&quot; font-family:'JetBrains Mono','Consolas','Courier New','monospace'; font-size:13px; font-weight:700; color:#242529;&quot;&gt;2. Choose Save Location:&lt;/span&gt;&lt;span style=&quot; font-family:'JetBrains Mono','Consolas','Courier New','monospace'; font-size:13px; color:#242529;&quot;&gt; A file dialog will appear, allowing you to choose the name and location for your Excel file (`.xlsx`).&lt;/span&gt;&lt;/p&gt;
&lt;p align=&quot;justify&quot; style=&quot;-qt-paragraph-type:empty; margin-top:0px; margin-bottom:0px; margin-left:0px; margin-right:0px; -qt-block-indent:0; text-indent:0px; font-family:'JetBrains Mono','Consolas','Courier New','monospace'; font-size:13px; color:#242529; background-color:#fafafa;&quot;&gt;&lt;br /&gt;&lt;/p&gt;
&lt;p align=&quot;justify&quot; style=&quot; margin-top:0px; margin-bottom:0px; margin-left:0px; margin-right:0px; -qt-block-indent:0; text-indent:0px; background-color:#fafafa;&quot;&gt;&lt;span style=&quot; font-family:'JetBrains Mono','Consolas','Courier New','monospace'; font-size:13px; font-weight:700; color:#242529;&quot;&gt;3. Export Process:&lt;/span&gt;&lt;span style=&quot; font-family:'JetBrains Mono','Consolas','Courier New','monospace'; font-size:13px; color:#242529;&quot;&gt; The application will generate all bar images, collect all project data, and format it into a comprehensive Excel report. This report will include:&lt;/span&gt;&lt;/p&gt;
&lt;p align=&quot;justify&quot; style=&quot; margin-top:0px; margin-bottom:0px; margin-left:0px; margin-right:0px; -qt-block-indent:0; text-indent:0px; background-color:#fafafa;&quot;&gt;&lt;span style=&quot; font-family:'JetBrains Mono','Consolas','Courier New','monospace'; font-size:13px; color:#242529;&quot;&gt;    * Project hierarchy.&lt;/span&gt;&lt;/p&gt;
&lt;p align=&quot;justify&quot; style=&quot; margin-top:0px; margin-bottom:0px; margin-left:0px; margin-right:0px; -qt-block-indent:0; text-indent:0px; background-color:#fafafa;&quot;&gt;&lt;span style=&quot; font-family:'JetBrains Mono','Consolas','Courier New','monospace'; font-size:13px; color:#242529;&quot;&gt;    * Quantities of elements.&lt;/span&gt;&lt;/p&gt;
&lt;p align=&quot;justify&quot; style=&quot; margin-top:0px; margin-bottom:0px; margin-left:0px; margin-right:0px; -qt-block-indent:0; text-indent:0px; background-color:#fafafa;&quot;&gt;&lt;span style=&quot; font-family:'JetBrains Mono','Consolas','Courier New','monospace'; font-size:13px; color:#242529;&quot;&gt;    * Detailed bar bending schedule information.&lt;/span&gt;&lt;/p&gt;
&lt;p align=&quot;justify&quot; style=&quot; margin-top:0px; margin-bottom:0px; margin-left:0px; margin-right:0px; -qt-block-indent:0; text-indent:0px; background-color:#fafafa;&quot;&gt;&lt;span style=&quot; font-family:'JetBrains Mono','Consolas','Courier New','monospace'; font-size:13px; color:#242529;&quot;&gt;    * Visual representations of each bar shape embedded directly into the spreadsheet.&lt;/span&gt;&lt;/p&gt;
&lt;p align=&quot;justify&quot; style=&quot;-qt-paragraph-type:empty; margin-top:0px; margin-bottom:0px; margin-left:0px; margin-right:0px; -qt-block-indent:0; text-indent:0px; font-family:'JetBrains Mono','Consolas','Courier New','monospace'; font-size:13px; color:#242529; background-color:#fafafa;&quot;&gt;&lt;br /&gt;&lt;/p&gt;
&lt;p align=&quot;justify&quot; style=&quot; margin-top:0px; margin-bottom:0px; margin-left:0px; margin-right:0px; -qt-block-indent:0; text-indent:0px; background-color:#fafafa;&quot;&gt;&lt;span style=&quot; font-family:'JetBrains Mono','Consolas','Courier New','monospace'; font-size:13px; font-weight:700; color:#242529;&quot;&gt;4. Confirmation:&lt;/span&gt;&lt;span style=&quot; font-family:'JetBrains Mono','Consolas','Courier New','monospace'; font-size:13px; color:#242529;&quot;&gt; Once the export is complete, a message will confirm the successful creation of the Excel file.&lt;/span&gt;&lt;/p&gt;
&lt;p align=&quot;justify&quot; style=&quot; margin-top:0px; margin-bottom:0px; margin-left:0px; margin-right:0px; -qt-block-indent:0; text-indent:0px;&quot;&gt;&lt;span style=&quot; font-family:'JetBrains Mono','Consolas','Courier New','monospace'; font-size:13px; color:#242529;&quot;&gt;&lt;br /&gt;&lt;/span&gt;&lt;span style=&quot; font-family:'JetBrains Mono','Consolas','Courier New','monospace'; font-size:12pt; color:#242529;&quot;&gt;4. More Information&lt;/span&gt;&lt;/p&gt;
&lt;p align=&quot;justify&quot; style=&quot; margin-top:0px; margin-bottom:0px; margin-left:0px; margin-right:0px; -qt-block-indent:0; text-indent:0px;&quot;&gt;&lt;span style=&quot; font-family:'JetBrains Mono','Consolas','Courier New','monospace'; font-size:10pt; color:#242529;&quot;&gt;- Minimum radii for bent bars as obtained from BS8666:2020 Table 2&lt;/span&gt;&lt;/p&gt;
&lt;p align=&quot;justify&quot; style=&quot; margin-top:0px; margin-bottom:0px; margin-left:0px; margin-right:0px; -qt-block-indent:0; text-indent:0px;&quot;&gt;&lt;span style=&quot; font-family:'JetBrains Mono','Consolas','Courier New','monospace'; font-size:10pt; color:#242529;&quot;&gt;- Density of steel (7850 &lt;/span&gt;&lt;span style=&quot; font-family:'JetBrains Mono','Consolas','Courier New','monospace'; font-size:13px; color:#649f57;&quot;&gt;kg/m³)&lt;/span&gt;&lt;/p&gt;
&lt;p align=&quot;justify&quot; style=&quot;-qt-paragraph-type:empty; margin-top:0px; margin-bottom:0px; margin-left:0px; margin-right:0px; -qt-block-indent:0; text-indent:0px; font-family:'JetBrains Mono','Consolas','Courier New','monospace'; font-size:13px; color:#649f57;&quot;&gt;&lt;br /&gt;&lt;/p&gt;
&lt;p align=&quot;justify&quot; style=&quot; margin-top:0px; margin-bottom:0px; margin-left:0px; margin-right:0px; -qt-block-indent:0; text-indent:0px; background-color:#fafafa;&quot;&gt;&lt;span style=&quot; font-family:'JetBrains Mono','Consolas','Courier New','monospace'; font-size:13px; color:#242529;&quot;&gt;This guide should help you get started with GenBBS. If you have any further questions, please contact developer: amarachiuvere@gmail.com&lt;/span&gt;&lt;/p&gt;&lt;/body&gt;&lt;/html&gt;</string>
     </property>
    </widget>
   </item>
  </layout>
 </widget>
 <resources/>
 <connections/>
</ui>
